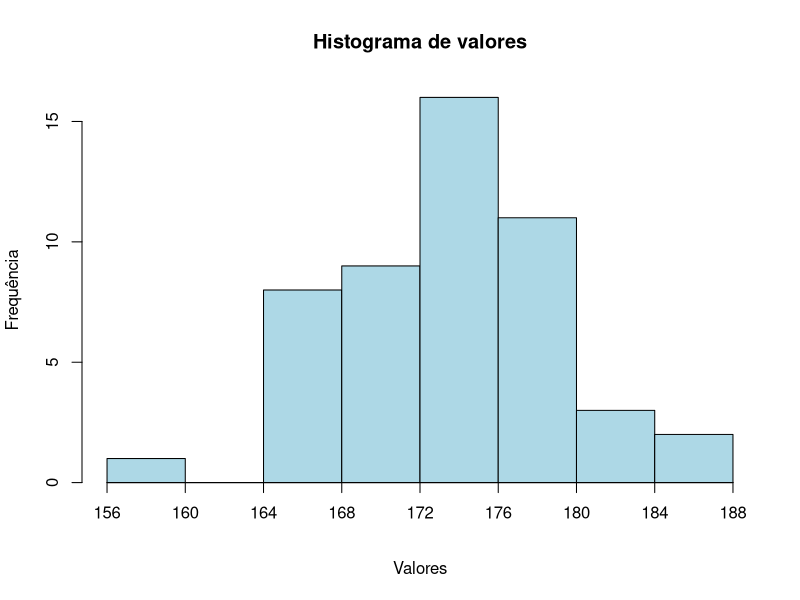
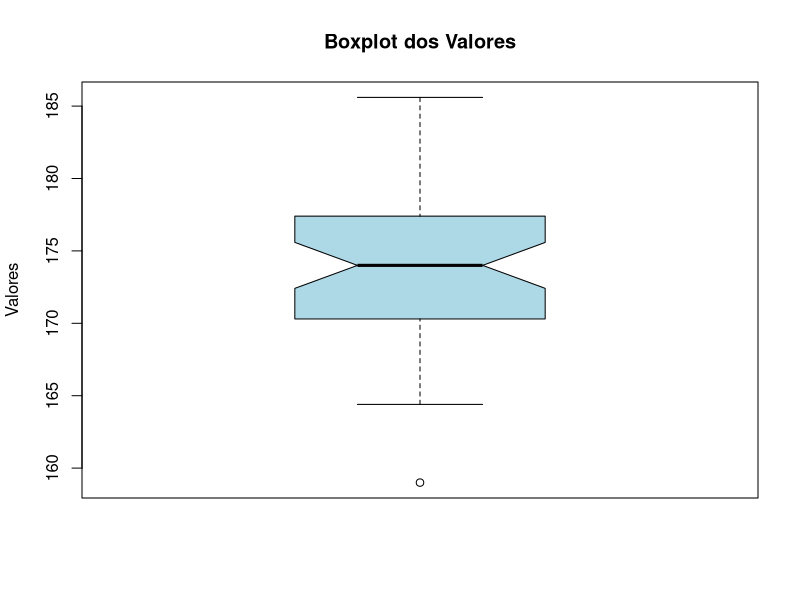

These figures' R source, in order:
## ---- chunk 1
#Criando um vetor com os valores
valores <- c(174.4, 177.9, 185.6, 180.8, 173.9,
             176.8, 165.0, 176.4, 172.1, 170.3,
             172.0, 170.4, 170.8, 175.1, 167.3,
             166.9, 165.8, 176.1, 171.1, 174.3,
             179.7, 180.8, 179.9, 169.8, 175.6,
             169.0, 173.3, 174.6, 177.4, 174.7,
             168.5, 174.1, 172.4, 178.7, 179.0,
             175.5, 181.5, 171.0, 159.0, 164.9,
             179.0, 173.9, 177.6, 172.1, 175.5,
             164.4, 167.7, 185.2, 166.2, 172.1)



## ---- chunk 2
#Calcular o desvio padrão da amostra
dp <- sd(valores)

print(dp)

#Calcular a media da amostra
med <- mean(valores)

print(med)

#Calcular a mediana da amostra
mediana <- median(valores)

print(mediana)

#Calcular o máximo e mínimo  da amostra
max <- max(valores)
min <- min(valores)

print(max)
print(min)

#Calcular os quartis
quartis <- quantile(valores, probs = c(0.25, 0.75))

print(quartis)
## ---- chunk 3
# Plotar Histograma
# como a raiz do valor foi aproximadamente 3,8 optou-se por arredondar para 4 e também mudar-se os limites de forma adequada.
intervalos = seq(156,188,4)
hist.info <- hist(valores,main = "Histograma de valores", 
     xlab = "Valores", 
     ylab = "Frequência",
     col = "lightblue", 
     border = "black",
     breaks = intervalos,
     xaxt = 'n')
axis(1, at=intervalos, pos = 0)
## ---- chunk 4
# Plotando um Boxplot 
boxplot(valores, 
        main = "Boxplot dos Valores", 
        ylab = "Valores",
        col = "lightblue",
        border = "black",
        notch = TRUE)
